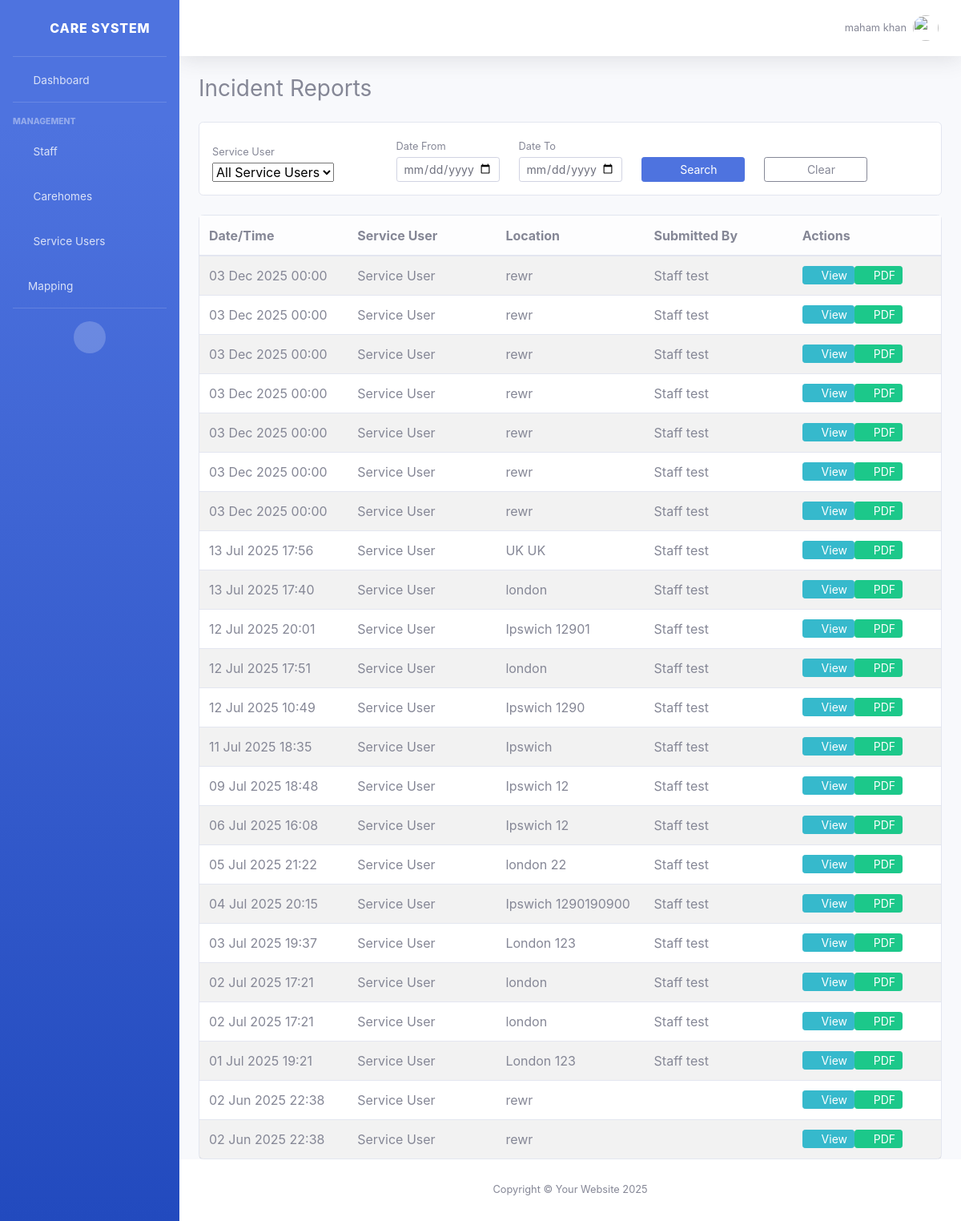
Page /incident-reports/ (signed in) on the earlier database version.
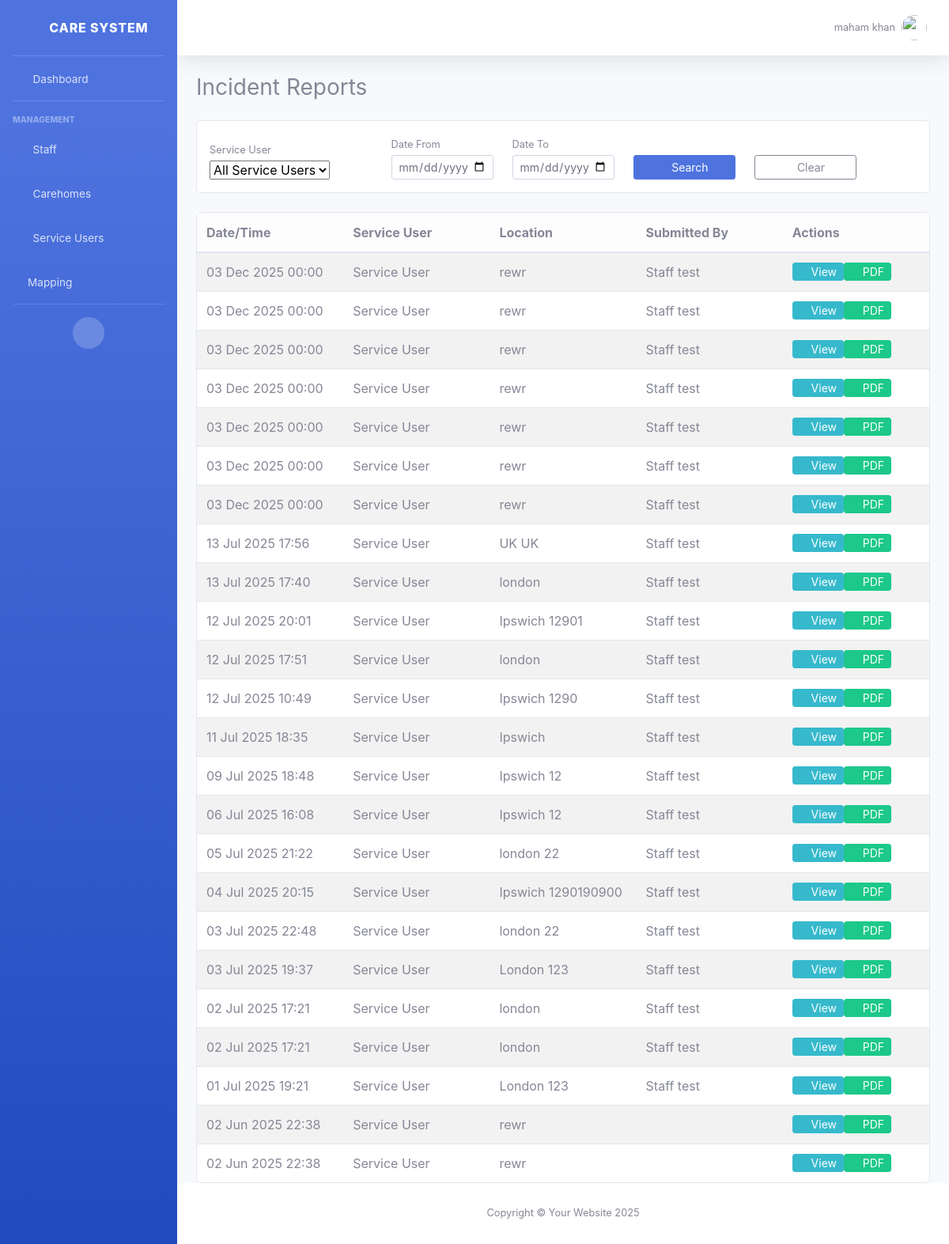
Same page on the later database version.
### core/models.py (models this page shows, shortened)
class IncidentReport(models.Model):
    staff = models.ForeignKey(settings.AUTH_USER_MODEL, on_delete=models.CASCADE, null=True, blank=True)
    service_user = models.ForeignKey('ServiceUser', on_delete=models.CASCADE)
    carehome = models.ForeignKey('CareHome', on_delete=models.CASCADE, null=True, blank=True)
    incident_datetime = models.DateTimeField()
    location = models.CharField(max_length=255)
    dob = models.DateField()
    staff_involved = models.CharField(max_length=255)
    prior_description = models.TextField()
    incident_description = models.TextField()
    user_response = models.TextField()
    contacted_manager = models.BooleanField(default=False)
    manager_contact_date = models.DateTimeField(null=True, blank=True)
    manager_contact_comment = models.TextField(blank=True)
    contacted_police = models.BooleanField(default=False)
    police_contact_date = models.DateTimeField(null=True, blank=True)
    police_contact_comment = models.TextField(blank=True)
    contacted_paramedics = models.BooleanField(default=False)
    paramedics_contact_date = models.DateTimeField(null=True, blank=True)
    paramedics_contact_comment = models.TextField(blank=True)
    contacted_other = models.BooleanField(default=False)
    other_contact_name = models.CharField(max_length=255, blank=True)
    other_contact_date = models.DateTimeField(null=True, blank=True)
    other_contact_comment = models.TextField(blank=True)
    prn_administered = models.BooleanField(default=False)
    prn_by_whom = models.CharField(max_length=255, blank=True)
    injuries_detail = models.TextField(blank=True)
    property_damage = models.TextField(blank=True)
    image1 = models.ImageField(upload_to='incident_images/', blank=True, null=True)
    image2 = models.ImageField(upload_to='incident_images/', blank=True, null=True)
    image3 = models.ImageField(upload_to='incident_images/', blank=True, null=True)
    pdf_file = models.FileField(upload_to='incident_reports/', blank=True, null=True)

class ServiceUser(models.Model):
    carehome = models.ForeignKey(CareHome, on_delete=models.CASCADE,related_name='service_users')
    image = models.ImageField(upload_to='service_users/', blank=True, null=True)
    first_name = models.CharField(max_length=100)
    last_name = models.CharField(max_length=100)
    phone = models.CharField(
        max_length=20,
        validators=[
            RegexValidator(
                regex=r'^(\+44\s?7\d{3}|\(?07\d{3}\)?)\s?\d{3}\s?\d{3}$',
                message='Enter a valid UK phone number'
            )
        ]
    )
    email = models.EmailField(blank=True, null=True)
    emergency_contact = models.CharField(max_length=20)
    address = models.TextField()
    notes = models.TextField(blank=True, null=True)
    created_at = models.DateTimeField(auto_now_add=True)
    def __str__(self):
        return f"{self.first_name} {self.last_name}"

class CustomUser(AbstractBaseUser, PermissionsMixin):
    STAFF = 'staff'
    TEAM_LEAD = 'team_lead'
    Manager = 'manager'
    ROLE_CHOICES = [
        (Manager, 'Manager'),
        (STAFF, 'Staff'),
        (TEAM_LEAD, 'Team Lead'),
    ]
    image = models.ImageField(upload_to='staff/', blank=True, null=True)
    phone = models.CharField(max_length=20, blank=True, null=True)
    address = models.TextField(blank=True, null=True)
    additional_info = models.TextField(blank=True, null=True)
    role = models.CharField(max_length=20, choices=ROLE_CHOICES, default=STAFF)
    carehome = models.ForeignKey('CareHome', on_delete=models.SET_NULL, null=True, blank=True)
    last_active = models.DateTimeField(null=True, blank=True)
    email = models.EmailField(unique=True)
    first_name = models.CharField(max_length=30, blank=True)
    last_name = models.CharField(max_length=150, blank=True)
    is_staff = models.BooleanField(default=False)
    is_active = models.BooleanField(default=True)
    date_joined = models.DateTimeField(default=timezone.now)
    USERNAME_FIELD = 'email'
    REQUIRED_FIELDS = ['first_name', 'last_name']
    objects = CustomUserManager()
    def get_full_name(self):
        full_name = f"{self.first_name} {self.last_name}".strip()
        return full_name if full_name else self.email
    class Meta:
        verbose_name = 'User'
        verbose_name_plural = 'Users'

### core/views.py (the view)
# urls.py: path('incident-reports/', views.incident_report_list_view, name='incident_report_list'),
@login_required
def incident_report_list_view(request):
    user = request.user
    if user.is_superuser or user.role == 'manager':
        incidents = IncidentReport.objects.select_related('service_user')
    elif user.role == 'team_lead':
        incidents = IncidentReport.objects.filter(service_user__carehome=user.carehome)
    elif user.role == 'staff':
        incidents = IncidentReport.objects.filter(staff=user)
    else:
        incidents = IncidentReport.objects.none()
    service_user_id = request.GET.get('service_user')
    date_from = request.GET.get('date_from')
    date_to = request.GET.get('date_to')
    if service_user_id:
        incidents = incidents.filter(service_user_id=service_user_id)
    if date_from:
        try:
            date_from = datetime.strptime(date_from, '%Y-%m-%d').date()
            incidents = incidents.filter(incident_datetime__date__gte=date_from)
        except ValueError:
            pass
    if date_to:
        try:
            date_to = datetime.strptime(date_to, '%Y-%m-%d').date()
            incidents = incidents.filter(incident_datetime__date__lte=date_to)
        except ValueError:
            pass
    incidents = incidents.order_by('-incident_datetime')
    service_users = ServiceUser.objects.filter(
        id__in=incidents.values_list('service_user', flat=True).distinct()
    ).order_by('first_name')
    for incident in incidents:
        incident.has_images = any([
            incident.image1,
            incident.image2,
            incident.image3
        ])
    return render(request, 'forms/incident_report_list.html', {
        'incidents': incidents,
        'service_users': service_users,
        'search_params': request.GET
    })

### core/core/templates/forms/incident_report_list.html (shortened to what this page needs)
{% extends "core/base.html" %}
{% block content %}
<div class="d-flex justify-content-between align-items-center mb-4">
    <h1 class="h3 mb-0">Incident Reports</h1>
</div>
<div class="card mb-4">
    <div class="card-body p-3">
        <form method="get" class="row g-2 align-items-end">
            <div class="col-md-3">
                <label for="service_user" class="form-label small mb-1">Service User</label>
                <select name="service_user" id="service_user" class="form-select form-select-sm">
                    <option value="">All Service Users</option>
                </select>
            </div>
           <div class="col-md-2">
    <label for="date_from" class="form-label small mb-1">Date From</label>
    <input type="date" name="date_from" id="date_from" class="form-control form-control-sm"
           value="{{ search_params.date_from }}">
</div>
<div class="col-md-2">
    <label for="date_to" class="form-label small mb-1">Date To</label>
    <input type="date" name="date_to" id="date_to" class="form-control form-control-sm"
           value="{{ search_params.date_to }}">
</div>
            <div class="col-md-2">
                <button type="submit" class="btn btn-primary btn-sm w-100">
                    <i class="fas fa-search me-1"></i> Search
                </button>
            </div>
            <div class="col-md-2">
                <a href="{% url 'incident_report_list' %}" class="btn btn-outline-secondary btn-sm w-100">
                    <i class="fas fa-times me-1"></i> Clear
                </a>
            </div>
        </form>
    </div>
</div>
<div class="card">
    <div class="card-body p-0">
        <div class="table-responsive">
            <table class="table table-striped table-hover mb-0">
                <thead class="table-light">
                <tr>
                    <th width="20%">Date/Time</th>
                    <th width="20%">Service User</th>
                    <th width="20%">Location</th>
                    <th width="20%">Submitted By</th>
                    <th width="20%">Actions</th>
                </tr>
                </thead>
                <tbody>
                {% for incident in incidents %}
                <tr>
                    <td>{{ incident.incident_datetime|date:"d M Y H:i" }}</td>
                    <td>{{ incident.service_user }}</td>
                    <td>{{ incident.location }}</td>
                    <td>{{ incident.staff.get_full_name }}</td>
                    <td>
                        <div class="d-flex gap-1">
                            <a href="{% url 'view_incident_report' incident.id %}"
                               class="btn btn-info btn-sm py-0 px-2">
                                <i class="fas fa-eye"></i> View
                            </a>
                            {% if request.user.role in 'manager team_lead' or request.user.is_superuser %}
                            <a href="{% url 'download_incident_pdf' incident.id %}"
                               class="btn btn-success btn-sm py-0 px-2">
                                <i class="fas fa-file-pdf"></i> PDF
                            </a>
                            {% endif %}
                        </div>
                    </td>
                </tr>
                {% empty %}
                <tr>
                    <td colspan="5" class="text-center py-4">No incident reports found</td>
                </tr>
                {% endfor %}
                </tbody>
            </table>
        </div>
    </div>
</div>
{% endblock %}

Differences in the rows shown:
added IncidentReport: incident_datetime "03 Jul 2025 22:48", service_user "Service User", location "london 22", staff.get_full_name "Staff test"
